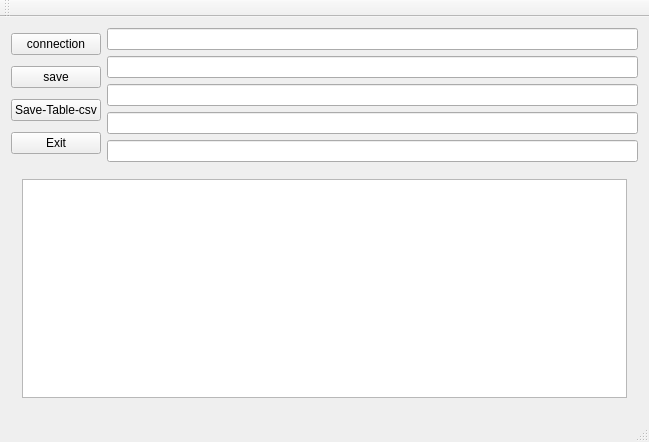
<?xml version="1.0" encoding="UTF-8"?>
<ui version="4.0">
 <class>MainWindow</class>
 <widget class="QMainWindow" name="MainWindow">
  <property name="geometry">
   <rect>
    <x>0</x>
    <y>0</y>
    <width>649</width>
    <height>442</height>
   </rect>
  </property>
  <property name="windowTitle">
   <string>MainWindow</string>
  </property>
  <widget class="QWidget" name="centralWidget">
   <layout class="QGridLayout" name="gridLayout_4">
    <item row="0" column="0">
     <layout class="QVBoxLayout" name="verticalLayout_4">
      <item>
       <layout class="QHBoxLayout" name="horizontalLayout">
        <item>
         <layout class="QVBoxLayout" name="verticalLayout_2">
          <item>
           <widget class="QPushButton" name="pushButton">
            <property name="text">
             <string>connection</string>
            </property>
           </widget>
          </item>
          <item>
           <widget class="QPushButton" name="saveindb">
            <property name="text">
             <string>save</string>
            </property>
           </widget>
          </item>
          <item>
           <widget class="QPushButton" name="pushButton_2">
            <property name="text">
             <string>Save-Table-csv</string>
            </property>
           </widget>
          </item>
          <item>
           <widget class="QPushButton" name="pushButton_3">
            <property name="text">
             <string>Exit</string>
            </property>
           </widget>
          </item>
         </layout>
        </item>
        <item>
         <layout class="QHBoxLayout" name="horizontalLayout_2">
          <item>
           <layout class="QVBoxLayout" name="verticalLayout_3"/>
          </item>
          <item>
           <layout class="QVBoxLayout" name="verticalLayout">
            <item>
             <widget class="QLineEdit" name="Id"/>
            </item>
            <item>
             <widget class="QLineEdit" name="Name"/>
            </item>
            <item>
             <widget class="QLineEdit" name="rate"/>
            </item>
            <item>
             <widget class="QLineEdit" name="Quantity"/>
            </item>
            <item>
             <widget class="QLineEdit" name="amount"/>
            </item>
           </layout>
          </item>
         </layout>
        </item>
       </layout>
      </item>
      <item>
       <widget class="QStackedWidget" name="stackedWidget">
        <property name="currentIndex">
         <number>1</number>
        </property>
        <widget class="QWidget" name="page">
         <layout class="QGridLayout" name="gridLayout">
          <item row="0" column="0">
           <widget class="QPushButton" name="viewtable">
            <property name="text">
             <string>view table</string>
            </property>
           </widget>
          </item>
         </layout>
        </widget>
        <widget class="QWidget" name="page_2">
         <layout class="QGridLayout" name="gridLayout_2">
          <item row="0" column="0">
           <widget class="QTableView" name="tableView"/>
          </item>
         </layout>
        </widget>
        <widget class="QWidget" name="page_3">
         <layout class="QGridLayout" name="gridLayout_3">
          <item row="0" column="0">
           <widget class="QTableView" name="tableView_2"/>
          </item>
         </layout>
        </widget>
       </widget>
      </item>
     </layout>
    </item>
   </layout>
  </widget>
  <widget class="QMenuBar" name="menuBar">
   <property name="geometry">
    <rect>
     <x>0</x>
     <y>0</y>
     <width>649</width>
     <height>26</height>
    </rect>
   </property>
  </widget>
  <widget class="QToolBar" name="mainToolBar">
   <attribute name="toolBarArea">
    <enum>TopToolBarArea</enum>
   </attribute>
   <attribute name="toolBarBreak">
    <bool>false</bool>
   </attribute>
  </widget>
  <widget class="QStatusBar" name="statusBar"/>
 </widget>
 <layoutdefault spacing="6" margin="11"/>
 <resources/>
 <connections/>
</ui>
